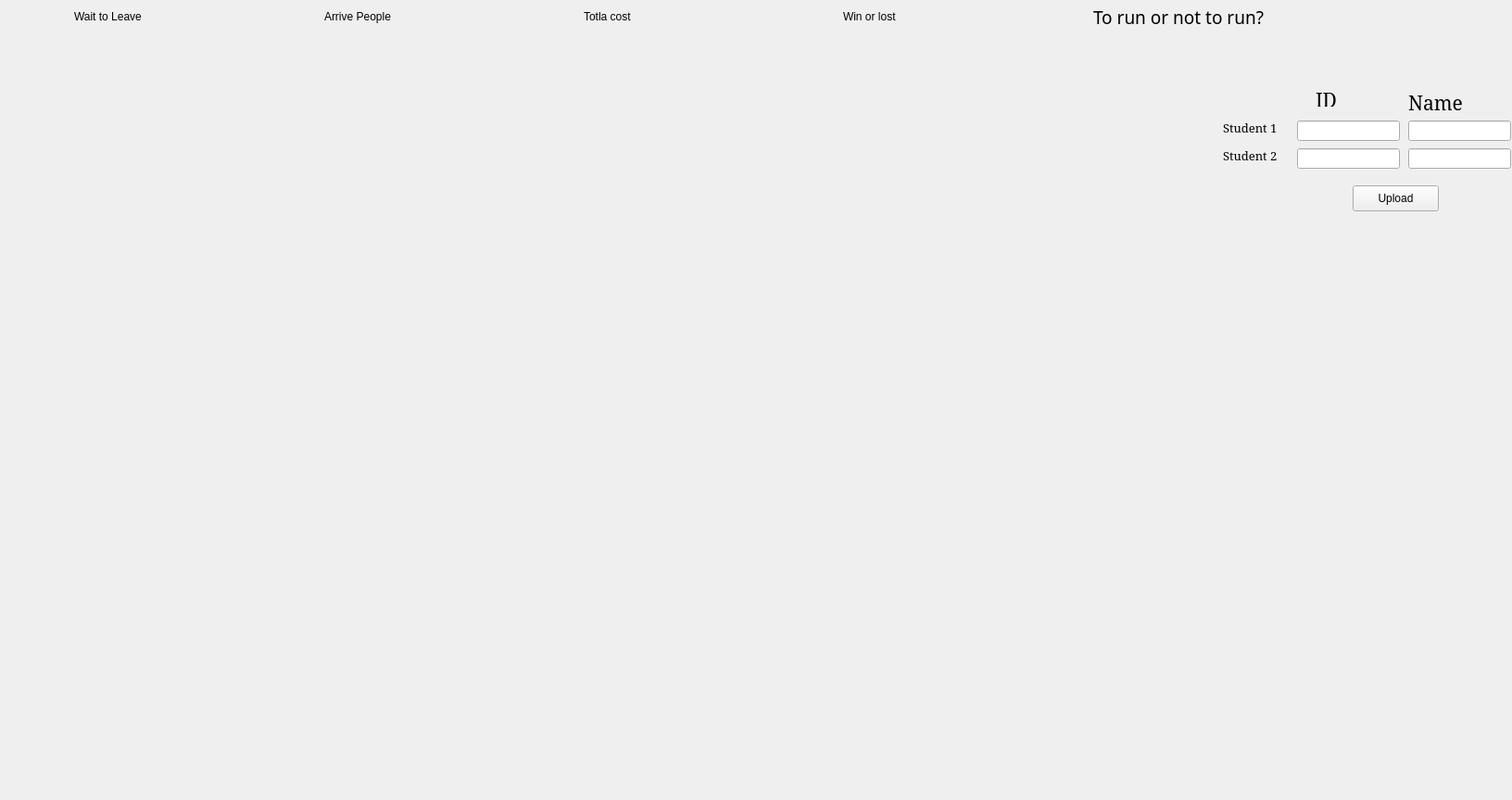
<?xml version="1.0" encoding="UTF-8"?>
<ui version="4.0">
 <class>JudgeWindow</class>
 <widget class="QWidget" name="JudgeWindow">
  <property name="geometry">
   <rect>
    <x>0</x>
    <y>0</y>
    <width>1632</width>
    <height>863</height>
   </rect>
  </property>
  <property name="windowTitle">
   <string>Form</string>
  </property>
  <widget class="QWidget" name="gridLayoutWidget">
   <property name="geometry">
    <rect>
     <x>60</x>
     <y>40</y>
     <width>1121</width>
     <height>781</height>
    </rect>
   </property>
   <layout class="QGridLayout" name="gridLayout"/>
  </widget>
  <widget class="QLabel" name="label">
   <property name="geometry">
    <rect>
     <x>80</x>
     <y>10</y>
     <width>181</width>
     <height>16</height>
    </rect>
   </property>
   <property name="text">
    <string>Wait to Leave</string>
   </property>
  </widget>
  <widget class="QLabel" name="label_3">
   <property name="geometry">
    <rect>
     <x>350</x>
     <y>10</y>
     <width>181</width>
     <height>16</height>
    </rect>
   </property>
   <property name="text">
    <string>Arrive People</string>
   </property>
  </widget>
  <widget class="QLabel" name="label_6">
   <property name="geometry">
    <rect>
     <x>630</x>
     <y>10</y>
     <width>181</width>
     <height>16</height>
    </rect>
   </property>
   <property name="text">
    <string>Totla cost</string>
   </property>
  </widget>
  <widget class="QLabel" name="label_7">
   <property name="geometry">
    <rect>
     <x>910</x>
     <y>10</y>
     <width>181</width>
     <height>16</height>
    </rect>
   </property>
   <property name="text">
    <string>Win or lost</string>
   </property>
  </widget>
  <widget class="QLabel" name="label_2">
   <property name="geometry">
    <rect>
     <x>1180</x>
     <y>10</y>
     <width>231</width>
     <height>16</height>
    </rect>
   </property>
   <property name="font">
    <font>
     <family>Imprint MT Shadow</family>
     <pointsize>14</pointsize>
     <italic>false</italic>
    </font>
   </property>
   <property name="text">
    <string>To run or not to run?</string>
   </property>
  </widget>
  <widget class="QWidget" name="gridLayoutWidget_2">
   <property name="geometry">
    <rect>
     <x>1240</x>
     <y>40</y>
     <width>61</width>
     <height>781</height>
    </rect>
   </property>
   <layout class="QGridLayout" name="gridLayout_2"/>
  </widget>
  <widget class="QWidget" name="gridLayoutWidget_3">
   <property name="geometry">
    <rect>
     <x>1200</x>
     <y>40</y>
     <width>31</width>
     <height>781</height>
    </rect>
   </property>
   <layout class="QGridLayout" name="gridLayout_4"/>
  </widget>
  <widget class="QLineEdit" name="st1_ID">
   <property name="geometry">
    <rect>
     <x>1400</x>
     <y>130</y>
     <width>111</width>
     <height>22</height>
    </rect>
   </property>
  </widget>
  <widget class="QLineEdit" name="st1_Name">
   <property name="geometry">
    <rect>
     <x>1520</x>
     <y>130</y>
     <width>111</width>
     <height>22</height>
    </rect>
   </property>
  </widget>
  <widget class="QLineEdit" name="st2_ID">
   <property name="geometry">
    <rect>
     <x>1400</x>
     <y>160</y>
     <width>111</width>
     <height>22</height>
    </rect>
   </property>
  </widget>
  <widget class="QLineEdit" name="st2_Name">
   <property name="geometry">
    <rect>
     <x>1520</x>
     <y>160</y>
     <width>111</width>
     <height>22</height>
    </rect>
   </property>
  </widget>
  <widget class="QLabel" name="label_4">
   <property name="geometry">
    <rect>
     <x>1420</x>
     <y>100</y>
     <width>58</width>
     <height>15</height>
    </rect>
   </property>
   <property name="font">
    <font>
     <family>Garamond</family>
     <pointsize>16</pointsize>
     <weight>50</weight>
     <bold>false</bold>
    </font>
   </property>
   <property name="text">
    <string>ID</string>
   </property>
  </widget>
  <widget class="QLabel" name="label_5">
   <property name="geometry">
    <rect>
     <x>1520</x>
     <y>100</y>
     <width>111</width>
     <height>21</height>
    </rect>
   </property>
   <property name="font">
    <font>
     <family>Garamond</family>
     <pointsize>16</pointsize>
     <weight>50</weight>
     <bold>false</bold>
    </font>
   </property>
   <property name="text">
    <string>Name</string>
   </property>
  </widget>
  <widget class="QLabel" name="label_8">
   <property name="geometry">
    <rect>
     <x>1320</x>
     <y>130</y>
     <width>71</width>
     <height>16</height>
    </rect>
   </property>
   <property name="font">
    <font>
     <family>Garamond</family>
     <pointsize>10</pointsize>
     <weight>50</weight>
     <bold>false</bold>
    </font>
   </property>
   <property name="text">
    <string>Student 1</string>
   </property>
  </widget>
  <widget class="QLabel" name="label_9">
   <property name="geometry">
    <rect>
     <x>1320</x>
     <y>160</y>
     <width>71</width>
     <height>16</height>
    </rect>
   </property>
   <property name="font">
    <font>
     <family>Garamond</family>
     <pointsize>10</pointsize>
     <weight>50</weight>
     <bold>false</bold>
    </font>
   </property>
   <property name="text">
    <string>Student 2</string>
   </property>
  </widget>
  <widget class="QPushButton" name="Upload">
   <property name="geometry">
    <rect>
     <x>1460</x>
     <y>200</y>
     <width>93</width>
     <height>28</height>
    </rect>
   </property>
   <property name="text">
    <string>Upload</string>
   </property>
  </widget>
 </widget>
 <resources/>
 <connections/>
</ui>
